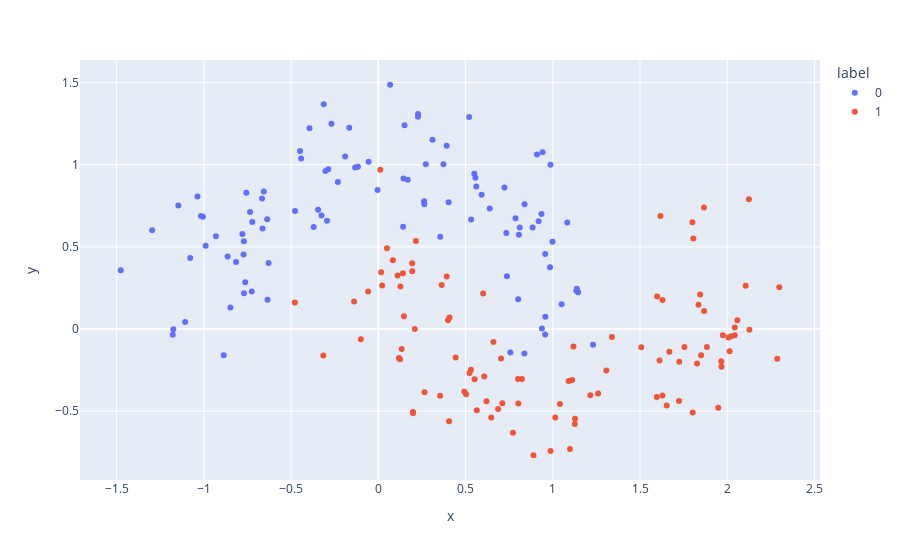

Notebook code for this chart:
### Code cell
px.scatter(moons_df, x='x', y='y', color='label')
